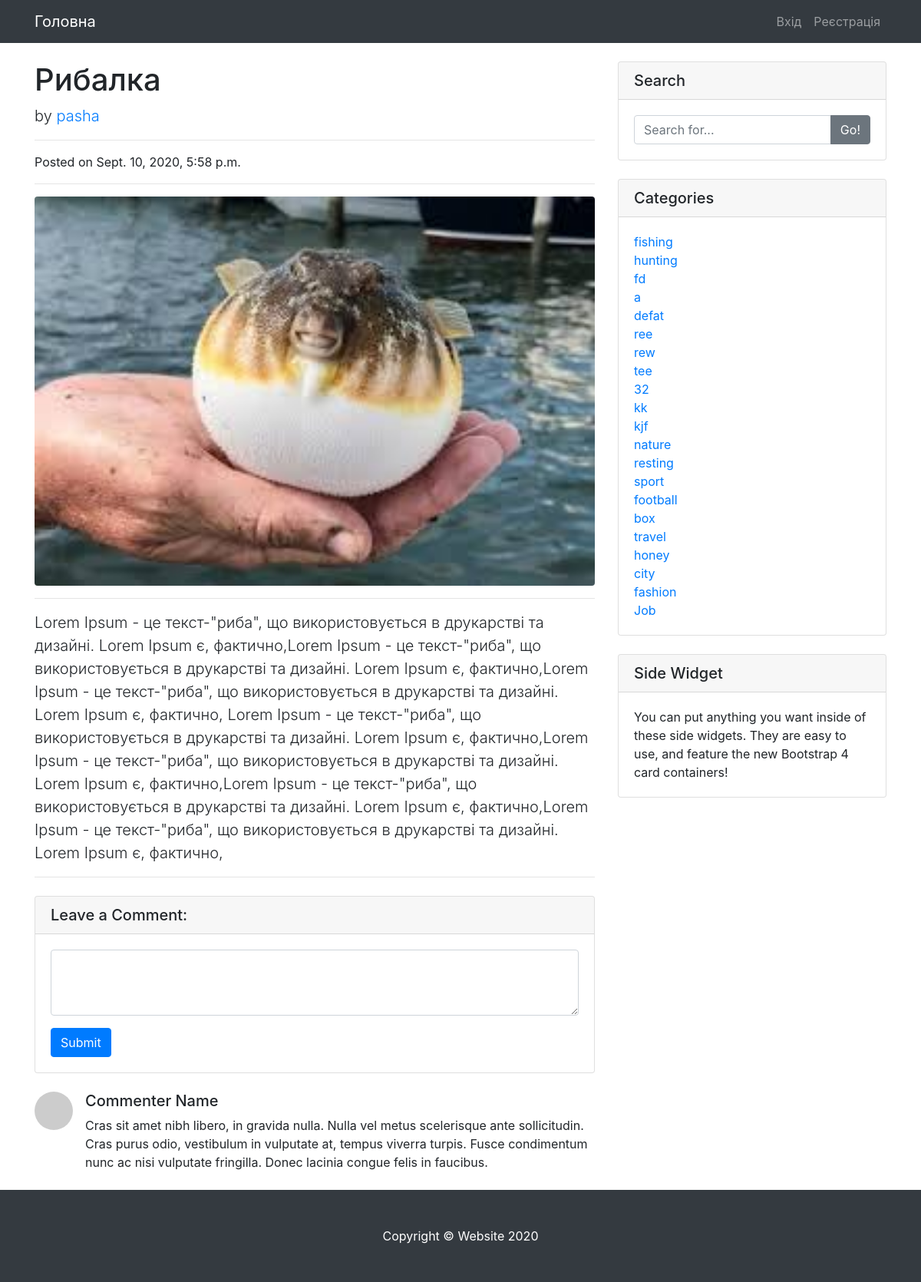
/articles/1/, run on the app's committed database.
### blog/models.py (models this page shows, shortened)
class Post(models.Model):
    class Meta:
        db_table = 'post'
        verbose_name = 'Стаття'
        verbose_name_plural = "Статті"
        ordering = ['create']
    title = models.CharField("Заголовок", max_length=200)
    author = models.ForeignKey(
        'auth.User',
        on_delete=models.CASCADE,
    )
    text = models.TextField("Текст статті", max_length=2500)
    image = models.ImageField("Зображення", upload_to="images/", blank=True)
    create = models.DateTimeField("Створенно", auto_now_add=True)
    update = models.DateTimeField("Обновленно", auto_now=True)
    moderation = models.BooleanField("Модерація", default=False)
    tags = TaggableManager()
    @property
    def image_url(self):
        if self.image and hasattr(self.image, 'url'):
            return self.image.url

### blog/views.py (the view)
# urls.py: path('articles/<int:id>/', SingleArticle.as_view(), name='articles'),
class SingleArticle(TagMixin, ListView):
    template_name = 'single_article.html'
    model = Post
    context_object_name = 'article'
    def get_queryset(self):
        return get_object_or_404(Post, pk=self.kwargs.get('id'))

### blog/views.py (called while the page is built)
    def get_context_data(self, **kwargs):
        context = super(TagMixin, self).get_context_data(**kwargs)
        context['tags'] = Tag.objects.all()
        return context

### templates/single_article.html
{% extends 'base.html' %}
{% block content %}
  <div class="container">
    <div class="row">
      <div class="col-lg-8">
        <h1 class="mt-4">{{ article.title }}</h1>
        <p class="lead">
          by
          <a href="#">{{ article.author }}</a>
        </p>
        <hr>
        <p>Posted on {{ article.update }}</p>
        <hr>
        <img class="img-fluid rounded" src="{{ article.image_url|default_if_none:'#'}} " alt="">
        <hr>
        <p class="lead">
            {{ article.text }}
        </p>
        <hr>
        <div class="card my-4">
          <h5 class="card-header">Leave a Comment:</h5>
          <div class="card-body">
            <form>
              <div class="form-group">
                <textarea class="form-control" rows="3"></textarea>
              </div>
              <button type="submit" class="btn btn-primary">Submit</button>
            </form>
          </div>
        </div>
        <div class="media mb-4">
          <img class="d-flex mr-3 rounded-circle" src="http://placehold.it/50x50" alt="">
          <div class="media-body">
            <h5 class="mt-0">Commenter Name</h5>
            Cras sit amet nibh libero, in gravida nulla. Nulla vel metus scelerisque ante sollicitudin. Cras purus odio, vestibulum in vulputate at, tempus viverra turpis. Fusce condimentum nunc ac nisi vulputate fringilla. Donec lacinia congue felis in faucibus.
          </div>
        </div>
      </div>
      <div class="col-md-4">
        <div class="card my-4">
          <h5 class="card-header">Search</h5>
          <div class="card-body">
            <div class="input-group">
              <input type="text" class="form-control" placeholder="Search for...">
              <span class="input-group-append">
                <button class="btn btn-secondary" type="button">Go!</button>
              </span>
            </div>
          </div>
        </div>
        <div class="card my-4">
          <h5 class="card-header">Categories</h5>
          <div class="card-body">
            <div class="row">
              <div class="col-lg-6">
                <ul class="list-unstyled mb-0">
                    {% for tag in tags %}
                     <li>
                        <a href="{% url 'tagged' tag.slug%}">{{ tag.name }}</a>
                     </li>
                    {% endfor %}
                </ul>
              </div>
            </div>
          </div>
        </div>
        <div class="card my-4">
          <h5 class="card-header">Side Widget</h5>
          <div class="card-body">
            You can put anything you want inside of these side widgets. They are easy to use, and feature the new Bootstrap 4 card containers!
          </div>
        </div>
      </div>
    </div>
  </div>
{% endblock %}

### static/css/style.css (style rules this page uses)
body { padding-top: 56px; }
.img-fluid { width: 100%; }

### data on the page
Post: title "Рибалка", author "pasha", update "Sept. 10, 2020, 5:58 p.m.", image_url (picture), text "Lorem Ipsum - це текст-\"риба\", що використовується в друкарстві та дизайні. Lorem Ipsum є, фактично,Lorem Ipsum - це текст-\"риба\", що використовується в друкарстві та дизайні. Lorem Ipsum є, фактично,Lorem Ipsum - це текст-\"риба\", що використовується в друкарстві та дизайні. Lorem Ipsum є, фактично, Lorem Ipsum - це текст-\"риба\", що використовується в друкарстві та дизайні. Lorem Ipsum є, фактично,Lorem Ipsum - це текст-\"риба\", що використовується в друкарстві та дизайні. Lorem Ipsum є, фактично,Lorem Ipsum - це текст-\"риба\", що використовується в друкарстві та дизайні. Lorem Ipsum є, фактично,Lorem Ipsum - це текст-\"риба\", що використовується в друкарстві та дизайні. Lorem Ipsum є,…"
Tag: name "fishing"
Tag: name "hunting"
Tag: name "fd"
Tag: name "a"
Tag: name "defat"
Tag: name "ree"
Tag: name "rew"
Tag: name "tee"
Tag: name "32"
Tag: name "kk"
Tag: name "kjf"
Tag: name "nature"
Tag: name "resting"
Tag: name "sport"
Tag: name "football"
Tag: name "box"
Tag: name "travel"
Tag: name "honey"
Tag: name "city"
Tag: name "fashion"
Tag: name "Job"
